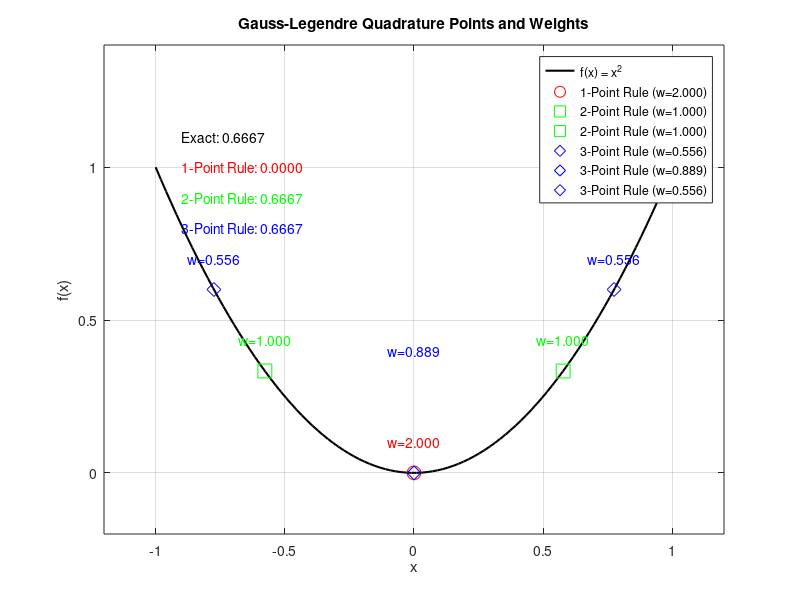

MATLAB code for this plot:
 
function visualize_gauss_mechanism()
    % Create figure
    figure('Position', [100 100 600 400]);
    
    % Example polynomial x^2
    x = linspace(-1, 1, 100);
    f = @(x) x.^2;
    y = f(x);
    
    % Define Gauss points and weights for each rule
    gauss_rules = {
        {[0], [2]},                                  % 1-point rule
        {[-1/sqrt(3), 1/sqrt(3)], [1, 1]},          % 2-point rule
        {[-sqrt(0.6), 0, sqrt(0.6)], [5/9, 8/9, 5/9]} % 3-point rule
    };
    
    % Colors for each rule
    colors = {'r', 'g', 'b'};
    markers = {'o', 's', 'd'};
    
    % Plot function
    plot(x, y, 'k-', 'LineWidth', 1.5, 'DisplayName', 'f(x) = x^2');
    hold on;
    grid on;
    
    % Plot for each rule
    for i = 1:3
        % Get points and weights for this rule
        points = gauss_rules{i}{1};
        weights = gauss_rules{i}{2};
        
        % Plot points and weights
        for j = 1:length(points)
            point_y = f(points(j));
            % Plot points
            plot(points(j), point_y, [colors{i}, markers{i}], ...
                'MarkerSize', 10, ...
                'DisplayName', sprintf('%d-Point Rule (w=%.3f)', i, weights(j)));
            
            % Adjust vertical position for weight labels based on rule number
            if points(j) == 0  % For points at x=0
                text_y = point_y + 0.1 + 0.15*(i-1);  % Stagger heights for different rules
            else
                text_y = point_y + 0.1;
            end
            
            % Add weight labels with adjusted positions
            text(points(j), text_y, sprintf('w=%.3f', weights(j)), ...
                'HorizontalAlignment', 'center', ...
                'Color', colors{i});
        end
        
        % Calculate and display approximate integral
        approx = sum(weights .* f(points));
        text(-0.9, 1.1-0.1*i, sprintf('%d-Point Rule: %.4f', i, approx), ...
            'Color', colors{i});
    end
    
    % Add exact value
    exact = 2/3;
    text(-0.9, 1.1, sprintf('Exact: %.4f', exact), 'Color', 'k');
    
    % Labels and title
    xlabel('x');
    ylabel('f(x)');
    title('Gauss-Legendre Quadrature Points and Weights');
    legend('Location', 'best');
    axis([-1.2 1.2 -0.2 1.4]);  % Adjusted y-axis to accommodate staggered labels
end